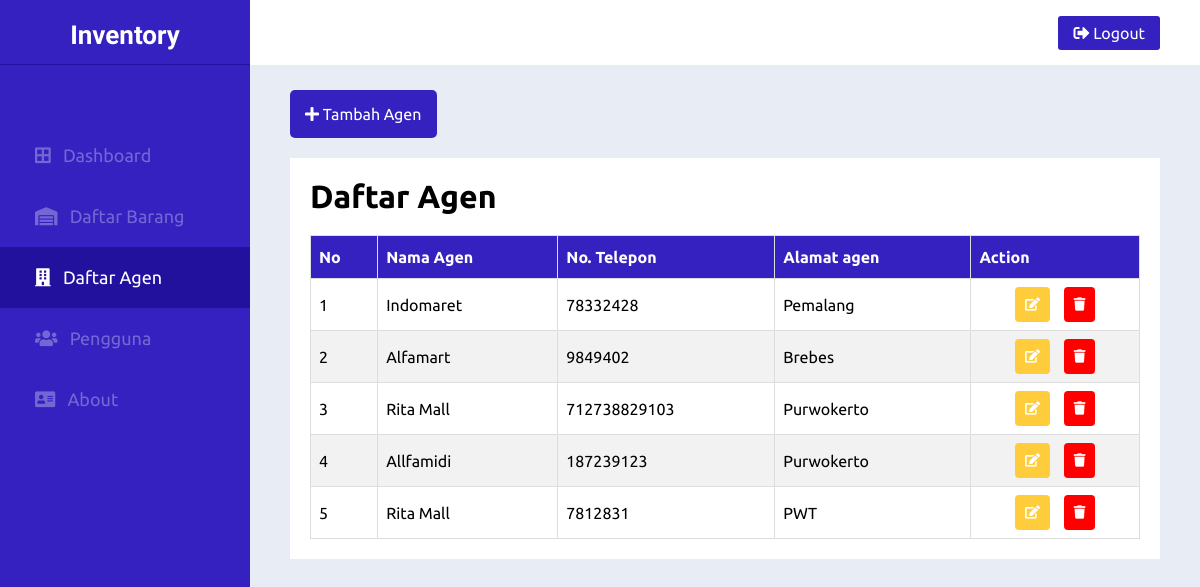
The app's page /agen.php (signed in) with its own data.
### tables this page shows
CREATE TABLE `agen` (
  `id` int(11) NOT NULL,
  `nama` varchar(50) NOT NULL,
  `tlp` varchar(50) NOT NULL,
  `alamat` varchar(50) NOT NULL
);

### functions.php (called while the page is built, shortened)
<?php
$conn = mysqli_connect("localhost", "root", "", "inventory");
function query($query)
{
	global $conn;
	$result = mysqli_query($conn, $query);
	$rows = [];
	while ($row = mysqli_fetch_assoc($result)) {
		$rows[] = $row;
	}
	return $rows;
}

### agen.php (the view, shortened to what this page needs)
<?php
include 'functions.php';
$agen = query("SELECT * FROM agen");
?>
<!DOCTYPE html>
<html lang="en">
<head>
  <link rel="stylesheet" href="./assets/css/style.css" />
  <link rel="stylesheet" href="https://cdnjs.cloudflare.com/ajax/libs/font-awesome/5.13.1/css/all.min.css" />
</head>
<body>
  <div class="wrapper">
    <div class="top_navbar">
      <div class="logo">
        <a href="#">Inventory</a>
      </div>
      <div class="top_menu">
        <div class="home_link">
          <a href="logout.php">
            <span class="icon">
              <i class="fas fa-sign-out-alt"></i>
              <span>Logout</span>
            </span>
          </a>
        </div>
      </div>
    </div>
    <div class="main_body">
      <div class="sidebar_menu">
        <div class="inner__sidebar_menu">
          <ul>
            <li>
              <a href="index.php">
                <span class="icon"> <i class="fas fa-border-all"></i></span>
                <span class="list">Dashboard</span>
              </a>
            </li>
            <li>
              <a href="barang.php">
                <span class="icon"><i class="fas fa-warehouse"></i></span>
                <span class="list">Daftar Barang</span>
              </a>
            </li>
            <li>
              <a href="agen.php" class="active">
                <span class="icon"><i class="fas fa-building"></i></span>
                <span class="list">Daftar Agen</span>
              </a>
            </li>
            <li>
              <a href="users.php">
                <span class="icon"><i class="fas fa-users"></i></span>
                <span class="list">Pengguna</span>
              </a>
            </li>
            <li>
              <a href="about.php">
                <span class="icon"><i class="fas fa-address-card"></i></span>
                <span class="list">About</span>
              </a>
            </li>
          </ul>
        </div>
      </div>
      <div class="container">
        <a href="TambahAgen.php">
          <button class="btn-primary">
            <i class="fas fa-plus"></i> Tambah Agen
          </button>
        </a>
        <div class="card">
          <div class="card-header">
            <h1>Daftar Agen</h1>
          </div>
          <div class="card-body" id="container">
            <table class="table">
              <thead>
                <tr>
                  <th>No</th>
                  <th>Nama Agen</th>
                  <th>No. Telepon</th>
                  <th>Alamat agen</th>
                  <th>Action</th>
                </tr>
              </thead>
              <tbody>
                <?php $i = 1 ?>
                <?php foreach ($agen as $row) : ?>
                  <tr>
                    <td><?= $i; ?></td>
                    <td><?= $row['nama']; ?></td>
                    <td><?= $row['tlp']; ?></td>
                    <td><?= $row['alamat']; ?></td>
                    <td style="text-align: center;">
                      <a href="EditAgen.php?id=<?= $row['id']; ?>">
                        <button class="warning">
                          <i class="fas fa-edit"></i>
                        </button>
                      </a>
                      <a href="DeleteAgen.php?id=<?= $row['id']; ?>" onclick="return confirm('apakah yakin mau dihapus ?');">
                        <button class="delete">
                          <i class="fas fa-trash"></i>
                        </button>
                      </a>
                    </td>
                  </tr>
                  <?php $i++; ?>
                <?php endforeach; ?>
              </tbody>
            </table>
          </div>
        </div>
      </div>
    </div>
  </div>
</body>
</html>

### assets/css/style.css (style rules this page uses)
* { margin: 0; padding: 0; list-style: none; font-family: "Ubuntu", sans-serif; box-sizing: border-box; text-decoration: none; }
body { background: #e8edf5; width: 100%; height: 100%; }
.wrapper .top_navbar { width: 100%; height: 65px; display: flex; position: fixed; top: 0; }
.wrapper .top_navbar .logo { width: 250px; height: 100%; background: #3421c0; border-bottom: 1px solid #22119d; }
.wrapper .top_navbar .logo a { display: block; text-align: center; font-family: "Montserrat Subrayada", sans-serif; font-size: 26px; color: #fff; padding: 20px 0; font-weight: bold; }
.wrapper .top_navbar .top_menu { width: calc(100% - 250px); height: 100%; background: #fff; padding: 0 40px; display: flex; justify-content: space-between; align-items: center; }
.wrapper .top_navbar .top_menu .home_link a { display: block; background: #3421c0; color: #fff; padding: 8px 15px; border-radius: 3px; }
.main_body .sidebar_menu { position: fixed; top: 65px; left: 0; background: #3421c0; width: 250px; height: 100%; transition: all 0.3s linear; }
.main_body .sidebar_menu .inner__sidebar_menu { position: relative; padding-top: 60px; }
.main_body .sidebar_menu ul li a { color: #7467d3; font-size: 18px; padding: 20px 35px; display: block; white-space: nowrap; }
.main_body .sidebar_menu ul li a .icon { margin-right: 8px; }
.main_body .sidebar_menu ul li a span { display: inline-block; }
.main_body .sidebar_menu ul li a.active { background: #22119d; color: #fff; }
.container { width: calc(100% - 250px); margin-top: 65px; margin-left: 250px; padding: 25px 40px; transition: all 0.3s linear; }
.card { background-color: white; padding: 20px; }
.card-header { margin-bottom: 20px; }
.card-body { border-radius: 10px; }
.table { border-collapse: collapse; width: 100%; }
.table td, .table th { border: 1px solid #ddd; padding: 8px; }
.table tr:nth-child(even) { background-color: #f2f2f2; }
.table th { padding-top: 12px; padding-bottom: 12px; text-align: left; background-color: #3421c0; color: white; }
.btn-primary { color: white; background-color: #3421c0; border: none; padding: 15px; font-size: 16px; margin-bottom: 20px; border-radius: 5px; outline: none; }
.warning { background-color: #ffcd3c; border: none; outline: none; color: white; padding: 10px; border-radius: 4px; margin-right: 10px; }
.delete { background-color: red; border: none; outline: none; color: white; padding: 10px; border-radius: 4px; }

### records on screen
agen: nama "Indomaret", tlp "78332428", alamat "Pemalang"
agen: nama "Alfamart", tlp "9849402", alamat "Brebes"
agen: nama "Rita Mall", tlp "712738829103", alamat "Purwokerto"
agen: nama "Allfamidi", tlp "187239123", alamat "Purwokerto"
agen: nama "Rita Mall", tlp "7812831", alamat "PWT"
